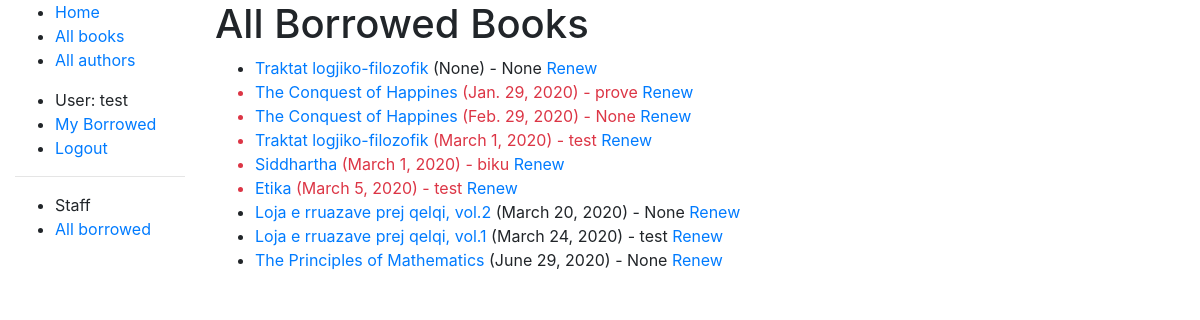
/catalog/borrowed-books/ (signed in), run on the app's committed database.
### catalog/models.py (models this page shows, shortened)
class BookInstance(models.Model):
    id = models.UUIDField(
        primary_key=True,
        default=uuid.uuid4,
        help_text='Unique ID for this particular book across whole library'
    )
    book = models.ForeignKey('Book', on_delete=models.SET_NULL, null=True)
    imprint = models.CharField(max_length=200)
    due_back = models.DateField(null=True, blank=True)
    LOAN_STATUS = (
        ('m', 'Maintenance'),
        ('o', 'On loan'),
        ('a', 'Available'),
        ('r', 'Reversed')
    )
    status = models.CharField(
        max_length=1,
        choices=LOAN_STATUS,
        blank=True,
        default='m',
        help_text='Book availability',
    )
    borrower = models.ForeignKey(
        User, on_delete=models.SET_NULL, null=True, blank=True
    )
    class Meta:
        ordering = ['due_back']
        permissions = (("can_mark_returned", "Set book as returned"),)
    @property
    def is_overdue(self):
        if self.due_back and date.today() > self.due_back:
            return True
        return False

class Book(models.Model):
    title = models.CharField(max_length=200)
    author = models.ForeignKey('Author', on_delete=models.SET_NULL, null=True)
    summary = models.TextField(max_length=1000, help_text='Enter e brief description of the book')
    isbn = models.CharField(
        'ISBN',
        max_length=13,
        help_text='13 Character <a href="https://www.isbn-international.org/content/what-isbn">ISBN number</a>'
    )
    genre = models.ManyToManyField(Genre, help_text='Select a genre for this book.')
    language = models.ForeignKey('Language', on_delete=models.SET_NULL, null=True)
    def display_genre(self):
        """
        Create a string for Genre. This is required to display genre in Admin.
        """
        return ', '.join(genre.name for genre in self.genre.all())
    display_genre.short_description = 'Genre'
    def get_absolute_url(self):
        return reverse('book-detail', args=[str(self.id)])

### catalog/views.py (the view)
# urls.py: path('borrowed-books/', views.BorrowedBooksForLiberianListView.as_view(), name='all-borrowed'),
class BorrowedBooksForLiberianListView(PermissionRequiredMixin, generic.ListView):
    model = BookInstance
    template_name = 'catalog/bookinstance_list_borrowed_all.html'
    permission_required = 'catalog.can_mark_returned'
    paginate_by = 10

### catalog/templates/catalog/bookinstance_list_borrowed_all.html
{% extends "base_generic.html" %}
{% block content %}
    <h1>All Borrowed Books</h1>
    {% if bookinstance_list %}
    <ul>
        {% for book in bookinstance_list %}
        <li class="{% if book.is_overdue %} text-danger {% endif %}">
            <a href="{{book.book.get_absolute_url}}">{{book.book.title}}</a>
            ({{book.due_back}}) - {{book.borrower}}
            <a href="{% url 'renew-book-librarian' book.id %}">Renew</a>
        </li>
        {% endfor %}
    </ul>
    {% else %}
    <p>No books has been borrowed yet.</p>
    {% endif %}
{% endblock %}

### catalog/templates/base_generic.html (shortened to what this page needs)
<!DOCTYPE html>
<html lang="en">
<head>
    <link rel="stylesheet"
          href="https://stackpath.bootstrapcdn.com/bootstrap/4.1.3/css/bootstrap.min.css"
>
    {% load static %}
    <link rel="stylesheet" href="{% static 'css/style.css' %}">
</head>
<body>
<div class="container-fluid">
    <div class="row">
        <div class="col-sm-2">
            {% block sidebar %}
            <ul class="sidebar-nav">
                <li><a href="{% url 'index' %}">Home</a></li>
                <li><a href="{% url 'books' %}">All books</a></li>
                <li><a href="{% url 'authors' %}">All authors</a></li>
            </ul>
            <ul class="sidebar-nav">
                {% if user.is_authenticated %}
                <li>User: {{user.get_username}}</li>
                <li>
                    <a href="{% url 'my-borrowed' %}"> My Borrowed</a>
                </li>
                <li>
                    <a href="{% url 'logout' %}?next={{request.path}}">
                        Logout
                    </a>
                </li>
                {% else %}
                <li>
                    <a href="{% url 'login' %}?next={{request.path}}">
                        Login
                    </a>
                </li>
                {% endif %}
            </ul>
            {% if user.is_staff %}
            <hr/>
            <ul class="sidebar-nav">
                <li>Staff</li>
                {% if perms.catalog.can_mark_returned %}
                <li>
                    <a href="{% url 'all-borrowed' %}">All borrowed</a>
                </li>
                {% endif %}
            </ul>
            {% endif %}
            {% endblock %}
        </div>
        <div class="col-sm-10">
            {% block content %}
            {% endblock %}
        </div>
    </div>
</div>
</body>
</html>

### data on the page
BookInstance: book "Traktat logjiko-filozofik", due_back "None", borrower "None"
BookInstance: book "The Conquest of Happines", due_back "Jan. 29, 2020", borrower "prove"
BookInstance: book "The Conquest of Happines", due_back "Feb. 29, 2020", borrower "None"
BookInstance: book "Traktat logjiko-filozofik", due_back "March 1, 2020", borrower "test"
BookInstance: book "Siddhartha", due_back "March 1, 2020", borrower "biku"
BookInstance: book "Etika", due_back "March 5, 2020", borrower "test"
BookInstance: book "Loja e rruazave prej qelqi, vol.2", due_back "March 20, 2020", borrower "None"
BookInstance: book "Loja e rruazave prej qelqi, vol.1", due_back "March 24, 2020", borrower "test"
BookInstance: book "The Principles of Mathematics", due_back "June 29, 2020", borrower "None"

### other printed values
{{ user.get_username }} "test"
